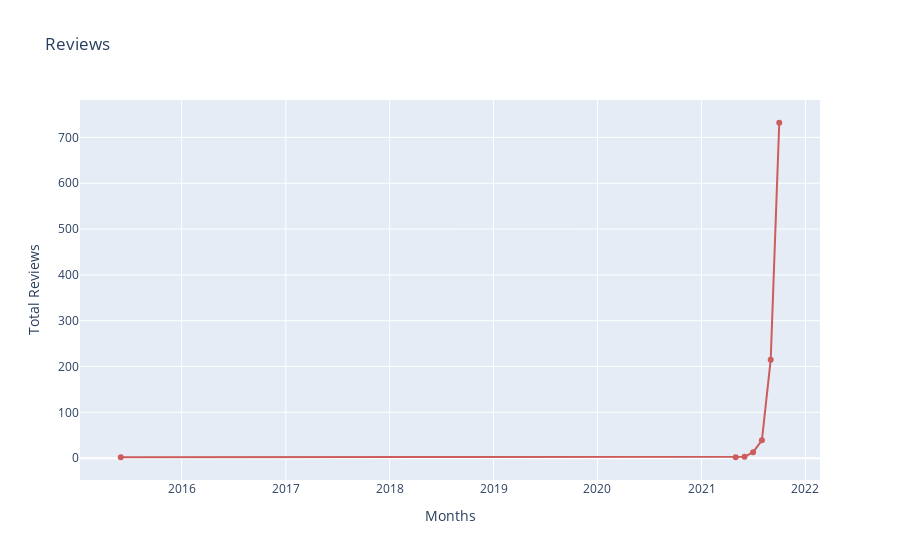

Notebook code cell kept with this figure:
### Code cell
import plotly.express as px
import plotly.graph_objs as go
fig = go.Figure(data=go.Scatter(x=df_month['month'].astype(dtype=str), 
                        y=df_month['counts'],
                        marker_color='indianred', text="counts"))
fig.update_layout({"title": 'Reviews',
                   "xaxis": {"title":"Months"},
                   "yaxis": {"title":"Total Reviews"},
                   "showlegend": False})
#fig.write_image("by-month.png",format="png", width=1000, height=600, scale=3)
fig.show()

### Figure 1 — Plotly figure (JSON) as saved in the notebook; plotly's stock layout.template omitted (floating-point values rounded to 4 significant figures)
{"data": [{"marker": {"color": "indianred"}, "text": "counts", "type": "scatter", "x": ["2015-06", "2021-05", "2021-06", "2021-07", "2021-08", "2021-09", "2021-10"], "y": [2, 2, 3, 13, 39, 215, 732]}], "layout": {"showlegend": false, "title": {"text": "Reviews"}, "xaxis": {"title": {"text": "Months"}}, "yaxis": {"title": {"text": "Total Reviews"}}}}
